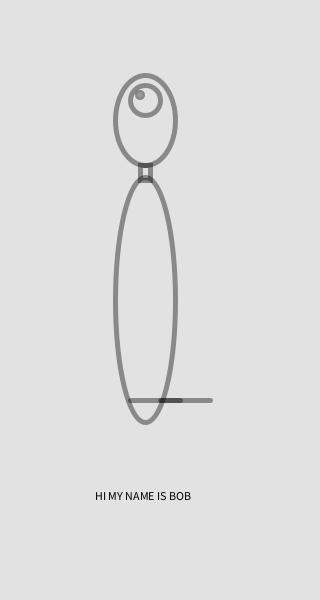
Frame 1 (no input)
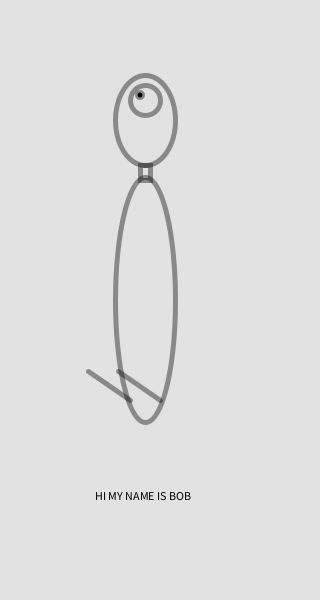
Frame 60 (the mouse pressed at the canvas centre just before this capture)
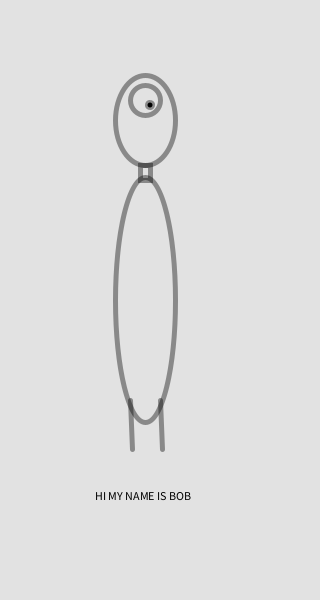
Frame 120 (the mouse held since frame 60 and released just before this capture)

The Processing sketch that drew these frames (run headless with seeded random() and noise(); from frame 60 on, the mouse is pressed at the canvas centre):

// Processing sketch: processing_30226
// ── processing_30226.pde

float[] x = new float[2];
float[] y = new float[2];
float segLength = 50;

void setup() {
  size(320, 600);
  smooth(); 
  strokeWeight(5.0);
  stroke(0, 100);
}

void draw() {
  background(226);
  dragSegment(0, mouseX, mouseY);
 
  noFill();
  ellipse(145,120,60,90);
  noFill();
  ellipse(145,100,30,30);
  noFill();
  rect(140,165,10,15);
  noFill();
  ellipse(145,300,60,245);
  noFill();
  fill(0);
  text("HI MY NAME IS BOB", 95,500);
}

void dragSegment(int i, float xin, float yin) {
  float dx = xin - x[i];
  float dy = yin - y[i];
  float angle = atan2(dy, dx); 
  float eyeangle = atan2(100 - xin,1145 - yin); 
  x[i] = xin - cos(angle) * segLength;
  y[i] = yin - sin(angle) * segLength;
  segment(160, 400, angle);
  segment(130, 400, angle);
  if(x[i]>150){
    x[i] = 150;
  }
  if(x[i]< 140){
    x[i] = 140;
  }
  if(y[i]>105){
    y[i] = 105;
  }
  if(y[i]<95){
    y[i] = 95;
  }
  eye(x[i],y[i],eyeangle);
  
}

void segment(float x, float y, float a) {
  pushMatrix();
  translate(x, y);
  rotate(a);
  line(0, 0, segLength, 0);
  popMatrix();
}

void eye(float x, float y, float a) {
  pushMatrix();
  translate(x, y);
  rotate(a);
  ellipse(0, 0, 5, 5);
  popMatrix();
}
